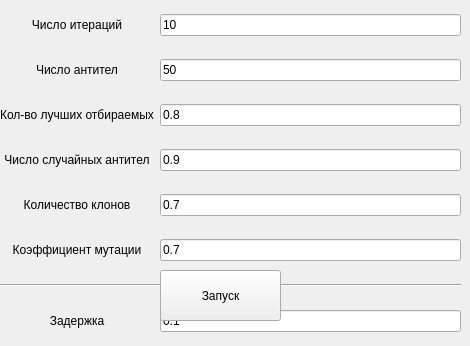
    <widget class="QWidget" name="tab_6">
     <attribute name="title">
      <string>lab6</string>
     </attribute>
     <widget class="QWidget" name="gridLayoutWidget_6">
      <property name="geometry">
       <rect>
        <x>0</x>
        <y>0</y>
        <width>461</width>
        <height>337</height>
       </rect>
      </property>
      <layout class="QGridLayout" name="gridLayout_6">
       <property name="sizeConstraint">
        <enum>QLayout::SetNoConstraint</enum>
       </property>
       <property name="leftMargin">
        <number>0</number>
       </property>
       <property name="topMargin">
        <number>12</number>
       </property>
       <property name="verticalSpacing">
        <number>21</number>
       </property>
       <item row="3" column="1">
        <widget class="QLineEdit" name="rand_antbd_count">
         <property name="text">
          <string>0.9</string>
         </property>
        </widget>
       </item>
       <item row="3" column="0">
        <widget class="QLabel" name="randAntbdLabel">
         <property name="text">
          <string>Число случайных антител</string>
         </property>
         <property name="alignment">
          <set>Qt::AlignCenter</set>
         </property>
        </widget>
       </item>
       <item row="4" column="0">
        <widget class="QLabel" name="cloneLabel">
         <property name="text">
          <string>Количество клонов</string>
         </property>
         <property name="alignment">
          <set>Qt::AlignCenter</set>
         </property>
        </widget>
       </item>
       <item row="0" column="0">
        <widget class="QLabel" name="iterCountLabel">
         <property name="text">
          <string>Число итераций</string>
         </property>
         <property name="alignment">
          <set>Qt::AlignCenter</set>
         </property>
        </widget>
       </item>
       <item row="1" column="0">
        <widget class="QLabel" name="antibodyLabel">
         <property name="text">
          <string>Число антител</string>
         </property>
         <property name="alignment">
          <set>Qt::AlignCenter</set>
         </property>
        </widget>
       </item>
       <item row="1" column="1">
        <widget class="QLineEdit" name="antibody_count_lab6">
         <property name="text">
          <string>50</string>
         </property>
        </widget>
       </item>
       <item row="0" column="1">
        <widget class="QLineEdit" name="iter_count_lab6">
         <property name="text">
          <string>10</string>
         </property>
        </widget>
       </item>
       <item row="4" column="1">
        <widget class="QLineEdit" name="clone_count">
         <property name="text">
          <string>0.7</string>
         </property>
        </widget>
       </item>
       <item row="7" column="0" colspan="2">
        <widget class="Line" name="line_7">
         <property name="orientation">
          <enum>Qt::Horizontal</enum>
         </property>
        </widget>
       </item>
       <item row="8" column="1">
        <widget class="QLineEdit" name="lab6_delay">
         <property name="text">
          <string>0.1</string>
         </property>
        </widget>
       </item>
       <item row="2" column="0">
        <widget class="QLabel" name="betsAntBdLabel">
         <property name="text">
          <string>Кол-во лучших отбираемых</string>
         </property>
         <property name="alignment">
          <set>Qt::AlignCenter</set>
         </property>
        </widget>
       </item>
       <item row="8" column="0">
        <widget class="QLabel" name="label_32">
         <property name="text">
          <string>Задержка</string>
         </property>
         <property name="alignment">
          <set>Qt::AlignCenter</set>
         </property>
        </widget>
       </item>
       <item row="2" column="1">
        <widget class="QLineEdit" name="best_antbd_count">
         <property name="text">
          <string>0.8</string>
         </property>
        </widget>
       </item>
       <item row="5" column="0">
        <widget class="QLabel" name="cloneLabel_2">
         <property name="text">
          <string>Коэффициент мутации</string>
         </property>
         <property name="alignment">
          <set>Qt::AlignCenter</set>
         </property>
        </widget>
       </item>
       <item row="5" column="1">
        <widget class="QLineEdit" name="mutCoef">
         <property name="text">
          <string>0.7</string>
         </property>
        </widget>
       </item>
      </layout>
     </widget>
     <widget class="QPushButton" name="startLab6">
      <property name="enabled">
       <bool>true</bool>
      </property>
      <property name="geometry">
       <rect>
        <x>160</x>
        <y>270</y>
        <width>121</width>
        <height>51</height>
       </rect>
      </property>
      <property name="sizePolicy">
       <sizepolicy hsizetype="Fixed" vsizetype="Fixed">
        <horstretch>15</horstretch>
        <verstretch>21</verstretch>
       </sizepolicy>
      </property>
      <property name="minimumSize">
       <size>
        <width>16</width>
        <height>0</height>
       </size>
      </property>
      <property name="sizeIncrement">
       <size>
        <width>7</width>
        <height>0</height>
       </size>
      </property>
      <property name="text">
       <string>Запуск</string>
      </property>
     </widget>
    </widget>
